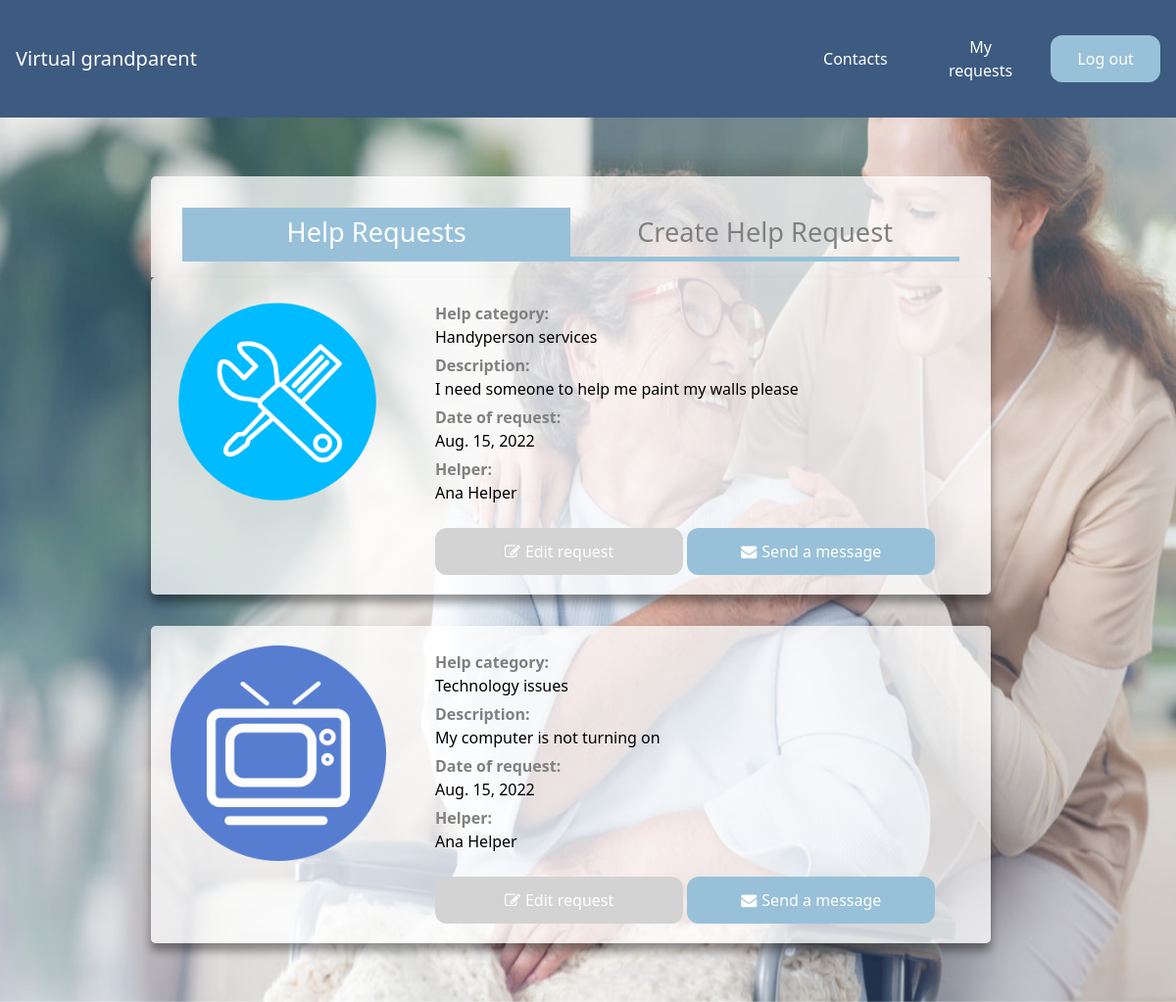
Page /help-requests/ (signed in) on the committed database.
### core/models.py (models this page shows)
class Help(models.Model):
    id = models.AutoField(primary_key=True)
    description = models.TextField(max_length=1000)
    category = models.CharField(choices=HELP_CATEGORIES, max_length=2, default='OT')
    helper = models.ForeignKey(Helper, on_delete=models.CASCADE, null=True)
    oldPerson = models.ForeignKey(OldPerson, on_delete=models.CASCADE)
    date = models.DateField(default=datetime.date.today, blank=True)

class Helper(models.Model):
    isVerified = models.BooleanField(default=False)
    user = models.OneToOneField(User, on_delete=models.CASCADE)

### authentication/models.py (models this page shows)
class User(AbstractUser):
    name = models.CharField(max_length=200)
    surname = models.CharField(max_length=200)
    email = models.EmailField(max_length=200, unique=True)
    username = models.CharField(max_length=200)
    phoneNumber = models.CharField(max_length=200)
    isHelper = models.BooleanField(default=True)
    dateOfBirth = models.DateField(null=true)
    USERNAME_FIELD = 'email'
    REQUIRED_FIELDS = ['username']
    objects = Manager()
    class Meta:
        unique_together = ('email',)

### core/views.py (the view)
# urls.py: path('help-requests/', views.helpRequests, name='helpRequests'),
@login_required
def helpRequests(request):
    current_user = get_current_user(request)
    old_person = get_old_person_by_id(current_user.id)
    help_requests = Help.objects.filter(oldPerson = old_person)
    for h in help_requests:
        h.candidates = HelpCandidates.objects.filter(help = h)
    return render(request, 'core/helpRequests.html', {'help_requests': help_requests})

### core/views.py (called while the page is built)
def get_current_user(request):
    return User.objects.filter(email = request.user)[0]

def get_old_person_by_id(id):
    return OldPerson.objects.get(user_id = id)

### templates/core/helpRequests.html (shortened to what this page needs)
{% extends 'core/base.html' %}
{% load static %}
{% block static %}
<link rel="stylesheet" href="https://cdnjs.cloudflare.com/ajax/libs/font-awesome/4.7.0/css/font-awesome.min.css">
<link rel="stylesheet" href="{% static 'css/cards.css' %}">
<link rel="stylesheet" href="{% static 'css/flexbox.css' %}">
{% endblock %}
{% block content %}
<div class="p-10 grid-container inline-container">
    <div class="card flexbox_container single-card help_container px-8">
        <div class="column column-title selected">
            <a href="{% url 'core:createHelpRequest' %}">Help Requests</a>
        </div>
        <div class="column column-title">
            <a href="{% url 'core:createHelpRequest' %}">Create Help Request</a>
        </div>
    </div>
    {% for help in help_requests %}
        <div class="card flexbox_container">
            {% with 'images/helpCategories/'|add:help.category|add:'.png' as image_static %}
            <img class="flex_item" src="{% static image_static %}" alt="{{help.get_category_display}} icon">
            {% endwith %}
            <div class="flex_item item_selected">
                <p class="flex_title">Help category:</p>
                <p>{{ help.get_category_display }}</p>
                <p class="flex_title">Description:</p>
                <p>{{ help.description }}</p>
                <p class="flex_title">Date of request:</p>
                <p>{{ help.date }}</p>
                <p class="flex_title">Helper:</p>
                {% if help.helper is None %}
                    <p>No helper assigned yet
                    {% if help.candidates %}
                    , but there are <a class="link-text" href="{% url 'core:getCandidates' help.id %}">{{help.candidates.count}} candidates (click here to see candidates)</a>
                    {% endif %}
                    </p>
                {% else %}
                    <p>{{help.helper.user.name}}</p>
                {% endif %}
                <br />
                <div class="button-container">
                    <a href="{% url 'core:editHelpRequest' help.id %}" class="px-5 py-3 rounded-xl base-button gray-button button-50 mr-1">
                        <i class="fa fa-edit fa-space" aria-hidden="true"></i>Edit request
                    </a>
                    {% if help.helper %}
                    <a href="{% url 'chat:contacts' %}" class="px-5 py-3 rounded-xl base-button large-button button-50">
                        <i class="fa fa-envelope fa-space" aria-hidden="true"></i>Send a message
                    </a>
                    {% elif help.candidates %}
                    <a href="{% url 'core:getCandidates' help.id  %}" class="px-5 py-3 rounded-xl base-button large-button button-50">
                        <i class="fa fa-users fa-space" aria-hidden="true"></i>See candidates
                    </a>
                    {% endif %}
                </div>
            </div>
        </div>
    {% endfor %}
</div>
{% endblock %}

### static/css/base.css (style rules this page uses)
:root { --blue: #3d5a80; --light-blue: #98c1d9 ; --baby-blue: #e0fbfc; --orange: #ee6c4d; --dark-blue: #293241; --gray: #333333; }
.base-button { background-color: var(--light-blue) !important; color: white; width: 100%; text-align: center; }
.gray-button { background-color: lightgray !important; }
.large-button { text-align: center; display: block }
.base-background { background-color: var(white); }
.column { float: left; width: 50%; }
.column-title { text-align: center; color: gray; font-size: 1.7rem; padding: .3rem; border-bottom: 5px solid var(--light-blue); margin-bottom: 1rem; }
.selected { color: white; background: var(--light-blue); }
.fa-space { margin-right: 5px; }

### static/css/cards.css (style rules this page uses)
:root { --blue: #3d5a80; --light-blue: #98c1d9 ; --baby-blue: #e0fbfc; --orange: #ee6c4d; --dark-blue: #293241; --gray: #333333; }
.grid-container { margin: 20px auto; display:grid; grid-template-columns: 40% 40%;; grid-row: auto auto; grid-column-gap: 3rem; grid-row-gap: 2rem; padding: 2px 16px; text-align: center; justify-content: center; }
.inline-container { grid-template-columns: 85%; }
.card { box-shadow: 0 8px 10px 0 rgba(0,0,0,0.4); transition: 0.3s; width: 90%; border-radius: 5px; background: rgba(255, 255, 255, 0.75); margin: 0 30px; padding: 2rem; text-align: left; float:right; -webkit-column-break-inside: avoid; page-break-inside: avoid; break-inside: avoid; }
.single-card { box-shadow: 0 8px 10px 0 rgba(0,0,0,0.4); transition: 0.3s; border-radius: 5px; background: rgba(255, 255, 255, 0.75); text-align: left; -webkit-column-break-inside: avoid; page-break-inside: avoid; break-inside: avoid; }

### static/css/flexbox.css (style rules this page uses)
.flexbox_container { display: flex; padding: 10px; }
img.flex_item { max-width: 15rem; max-height: 15rem; }
.flex_item { padding: 10px; flex-grow: 1; margin-right: 30px; }
.flex_title { color: gray; font-weight: bold; margin-top: 5px; }
.button-container { display: flex; flex-direction: row; flex-wrap: wrap; margin-left: auto; margin-right: auto; }
.button-50 { width: 49%; text-align: center; }
.help_container { box-shadow: none; margin-bottom: -2rem; border-bottom-right-radius: 0; border-bottom-left-radius: 0; padding: 0; padding-top: 2rem; }

### rows in the picture
Help: shows a picture, category "Handyperson services", description "I need someone to help me paint my walls please", date "Aug. 15, 2022", helper.user.name "Ana Helper", shows "Send a message"
Help: shows a picture, category "Technology issues", description "My computer is not turning on", date "Aug. 15, 2022", helper.user.name "Ana Helper", shows "Send a message"
